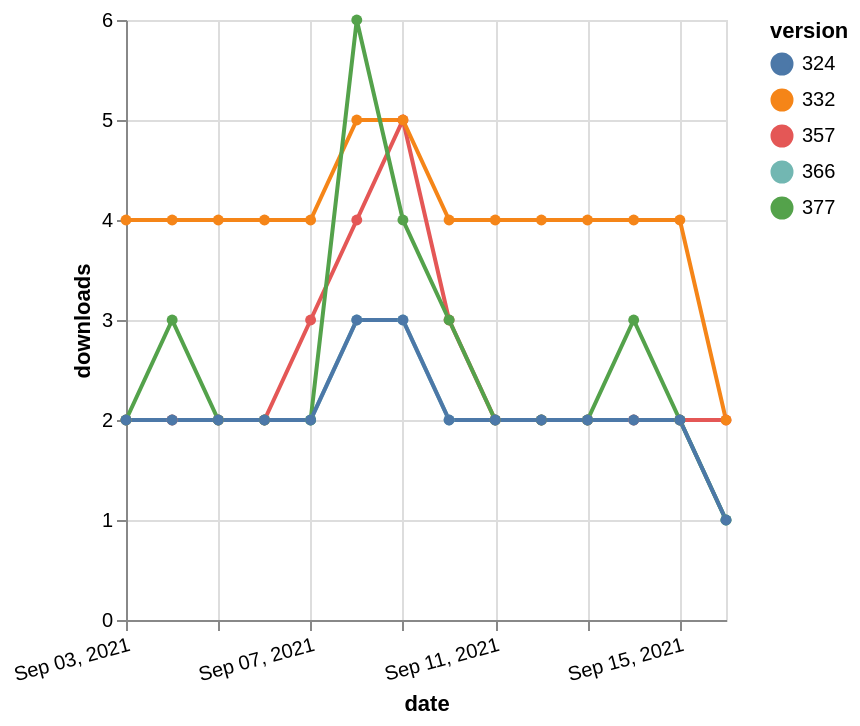

Describe this chart as a Vega-Lite specification.
### Vega-Lite specification from a JSON file in a GitHub repository (floating-point values rounded to 4 significant figures)
{"$schema": "https://vega.github.io/schema/vega-lite/v5.json", "description": "A simple bar chart with embedded data.", "data": {"values": [{"date": "2021-09-03", "total": 2344, "delta": 2, "version": "366"}, {"date": "2021-09-04", "total": 2346, "delta": 2, "version": "366"}, {"date": "2021-09-05", "total": 2348, "delta": 2, "version": "366"}, {"date": "2021-09-06", "total": 2350, "delta": 2, "version": "366"}, {"date": "2021-09-07", "total": 2352, "delta": 2, "version": "366"}, {"date": "2021-09-08", "total": 2355, "delta": 3, "version": "366"}, {"date": "2021-09-09", "total": 2358, "delta": 3, "version": "366"}, {"date": "2021-09-10", "total": 2360, "delta": 2, "version": "366"}, {"date": "2021-09-11", "total": 2362, "delta": 2, "version": "366"}, {"date": "2021-09-12", "total": 2364, "delta": 2, "version": "366"}, {"date": "2021-09-13", "total": 2366, "delta": 2, "version": "366"}, {"date": "2021-09-14", "total": 2368, "delta": 2, "version": "366"}, {"date": "2021-09-15", "total": 2370, "delta": 2, "version": "366"}, {"date": "2021-09-16", "total": 2371, "delta": 1, "version": "366"}, {"date": "2021-09-03", "total": 2933, "delta": 2, "version": "357"}, {"date": "2021-09-04", "total": 2935, "delta": 2, "version": "357"}, {"date": "2021-09-05", "total": 2937, "delta": 2, "version": "357"}, {"date": "2021-09-06", "total": 2939, "delta": 2, "version": "357"}, {"date": "2021-09-07", "total": 2942, "delta": 3, "version": "357"}, {"date": "2021-09-08", "total": 2946, "delta": 4, "version": "357"}, {"date": "2021-09-09", "total": 2951, "delta": 5, "version": "357"}, {"date": "2021-09-10", "total": 2954, "delta": 3, "version": "357"}, {"date": "2021-09-11", "total": 2956, "delta": 2, "version": "357"}, {"date": "2021-09-12", "total": 2958, "delta": 2, "version": "357"}, {"date": "2021-09-13", "total": 2960, "delta": 2, "version": "357"}, {"date": "2021-09-14", "total": 2962, "delta": 2, "version": "357"}, {"date": "2021-09-15", "total": 2964, "delta": 2, "version": "357"}, {"date": "2021-09-16", "total": 2966, "delta": 2, "version": "357"}, {"date": "2021-09-03", "total": 4972, "delta": 4, "version": "332"}, {"date": "2021-09-04", "total": 4976, "delta": 4, "version": "332"}, {"date": "2021-09-05", "total": 4980, "delta": 4, "version": "332"}, {"date": "2021-09-06", "total": 4984, "delta": 4, "version": "332"}, {"date": "2021-09-07", "total": 4988, "delta": 4, "version": "332"}, {"date": "2021-09-08", "total": 4993, "delta": 5, "version": "332"}, {"date": "2021-09-09", "total": 4998, "delta": 5, "version": "332"}, {"date": "2021-09-10", "total": 5002, "delta": 4, "version": "332"}, {"date": "2021-09-11", "total": 5006, "delta": 4, "version": "332"}, {"date": "2021-09-12", "total": 5010, "delta": 4, "version": "332"}, {"date": "2021-09-13", "total": 5014, "delta": 4, "version": "332"}, {"date": "2021-09-14", "total": 5018, "delta": 4, "version": "332"}, {"date": "2021-09-15", "total": 5022, "delta": 4, "version": "332"}, {"date": "2021-09-16", "total": 5024, "delta": 2, "version": "332"}, {"date": "2021-09-03", "total": 2141, "delta": 2, "version": "377"}, {"date": "2021-09-04", "total": 2144, "delta": 3, "version": "377"}, {"date": "2021-09-05", "total": 2146, "delta": 2, "version": "377"}, {"date": "2021-09-06", "total": 2148, "delta": 2, "version": "377"}, {"date": "2021-09-07", "total": 2150, "delta": 2, "version": "377"}, {"date": "2021-09-08", "total": 2156, "delta": 6, "version": "377"}, {"date": "2021-09-09", "total": 2160, "delta": 4, "version": "377"}, {"date": "2021-09-10", "total": 2163, "delta": 3, "version": "377"}, {"date": "2021-09-11", "total": 2165, "delta": 2, "version": "377"}, {"date": "2021-09-12", "total": 2167, "delta": 2, "version": "377"}, {"date": "2021-09-13", "total": 2169, "delta": 2, "version": "377"}, {"date": "2021-09-14", "total": 2172, "delta": 3, "version": "377"}, {"date": "2021-09-15", "total": 2174, "delta": 2, "version": "377"}, {"date": "2021-09-16", "total": 2175, "delta": 1, "version": "377"}, {"date": "2021-09-03", "total": 2662, "delta": 2, "version": "324"}, {"date": "2021-09-04", "total": 2664, "delta": 2, "version": "324"}, {"date": "2021-09-05", "total": 2666, "delta": 2, "version": "324"}, {"date": "2021-09-06", "total": 2668, "delta": 2, "version": "324"}, {"date": "2021-09-07", "total": 2670, "delta": 2, "version": "324"}, {"date": "2021-09-08", "total": 2673, "delta": 3, "version": "324"}, {"date": "2021-09-09", "total": 2676, "delta": 3, "version": "324"}, {"date": "2021-09-10", "total": 2678, "delta": 2, "version": "324"}, {"date": "2021-09-11", "total": 2680, "delta": 2, "version": "324"}, {"date": "2021-09-12", "total": 2682, "delta": 2, "version": "324"}, {"date": "2021-09-13", "total": 2684, "delta": 2, "version": "324"}, {"date": "2021-09-14", "total": 2686, "delta": 2, "version": "324"}, {"date": "2021-09-15", "total": 2688, "delta": 2, "version": "324"}, {"date": "2021-09-16", "total": 2689, "delta": 1, "version": "324"}]}, "width": "container", "mark": {"type": "line", "point": {"filled": true}}, "encoding": {"x": {"field": "date", "type": "temporal", "timeUnit": "yearmonthdate", "title": "date", "axis": {"labelAngle": -15}}, "y": {"field": "delta", "type": "quantitative", "title": "downloads"}, "color": {"field": "version", "type": "nominal"}, "tooltip": {"field": "delta"}}}
